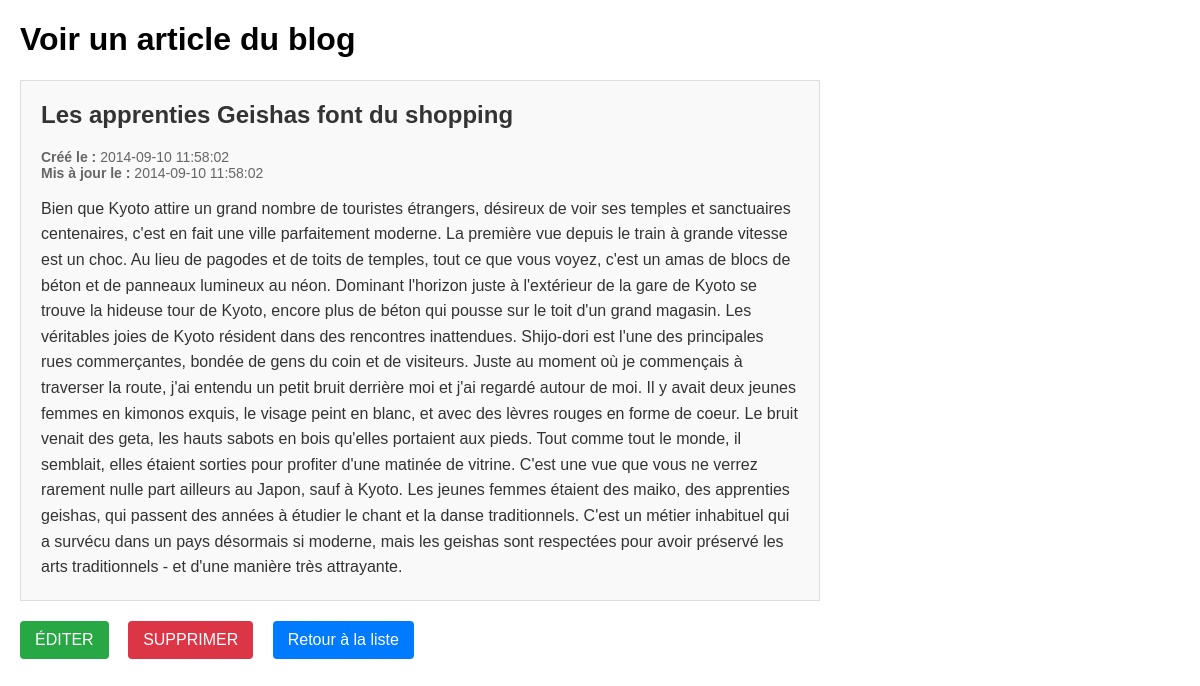
Page /view_blog.php?id=2 on the committed database.
### tables this page shows
CREATE TABLE IF NOT EXISTS `blog` (
  `article_id` int(10) unsigned NOT NULL AUTO_INCREMENT,
  `title` varchar(255) NOT NULL,
  `article` text NOT NULL,
  `created` timestamp NOT NULL DEFAULT CURRENT_TIMESTAMP,
  `updated` timestamp NOT NULL DEFAULT CURRENT_TIMESTAMP ON UPDATE CURRENT_TIMESTAMP,
  PRIMARY KEY (`article_id`)
);

### Blog.php (called while the page is built, shortened)
<?php
class Blog {
    private $conn;
    public function __construct($connection) {
        $this->conn = $connection;
    }
    public function obtenirArticleById($id) {
        try {
            $sql = "SELECT article_id, title, article, created, updated FROM blog WHERE article_id = ?";
            $stmt = $this->conn->prepare($sql);
            $stmt->execute([$id]);
            return $stmt->fetch(PDO::FETCH_ASSOC);
        } catch (PDOException $e) {
            echo "Erreur lors de la récupération : " . $e->getMessage();
            return null;
        }
    }
}
?>

### view_blog.php (the view, shortened to what this page needs)
<?php
require_once 'connection.php';
require_once 'Blog.php';
$conn = dbConnect();
$blog = new Blog($conn);
$article = null;
if (isset($_GET['id'])) {
    $id = $_GET['id'];
    if (!is_numeric($id)) {
        $error = 'ID invalide.';
    } else {
        $article = $blog->obtenirArticleById($id);
    }
} else {
    $error = 'Aucun ID fourni.';
}
?>
<!DOCTYPE HTML>
<html lang="fr">
<head>
</head>
<body>
<h1>Voir un article du blog</h1>
<?php if ($article !== null): ?>
    <div class="article">
        <h2><?php echo htmlspecialchars($article['title']); ?></h2>
        <div class="meta">
            <p>
                <strong>Créé le :</strong> <?php echo htmlspecialchars($article['created']); ?><br>
                <strong>Mis à jour le :</strong> <?php echo htmlspecialchars($article['updated']); ?>
            </p>
        </div>
        <div class="content">
            <?php echo nl2br(htmlspecialchars($article['article'])); ?>
        </div>
    </div>
    <div class="actions">
        <a href="update_blog.php?id=<?php echo $article['article_id']; ?>" class="edit">ÉDITER</a>
        <a href="supprimer_blog.php?id=<?php echo $article['article_id']; ?>" class="delete" onclick="return confirm('Êtes-vous sûr?');">SUPPRIMER</a>
        <a href="index.php">Retour à la liste</a>
    </div>
<?php endif; ?>
</body>
</html>

### view_blog.php (style rules this page uses)
body { font-family: Arial, sans-serif; margin: 20px; max-width: 800px; }
.article { background-color: #f9f9f9; padding: 20px; border: 1px solid #ddd; margin: 20px 0; }
.article h2 { margin-top: 0; color: #333; }
.meta { color: #666; font-size: 14px; margin-bottom: 15px; }
.content { line-height: 1.6; color: #333; }
.actions { margin-top: 20px; }
a { display: inline-block; margin-right: 15px; padding: 10px 15px; background-color: #007bff; color: white; text-decoration: none; border-radius: 4px; }
.edit { background-color: #28a745; }
.delete { background-color: #dc3545; }

### rows in the picture
blog: title "Les apprenties Geishas font du shopping", created "2014-09-10 11:58:02", updated "2014-09-10 11:58:02", article "Bien que Kyoto attire un grand nombre de touristes étrangers, désireux de voir ses temples et sanctuaires centenaires, c'est en fait une ville parfaitement moderne. La première vue depuis le train à grande vitesse est un choc. Au lieu de pagodes et de toits de temples, tout ce que vous voyez, c'est un amas de blocs de béton et de panneaux lumineux au néon. Dominant l'horizon juste à l'extérieur de la gare de Kyoto se trouve la hideuse tour de Kyoto, encore plus de béton qui pousse sur le toit d'un grand magasin. Les véritables joies de Kyoto résident dans des rencontres inattendues. Shijo-dori est l'une des principales rues commerçantes, bondée de gens du coin et de visiteurs. Juste au…"
